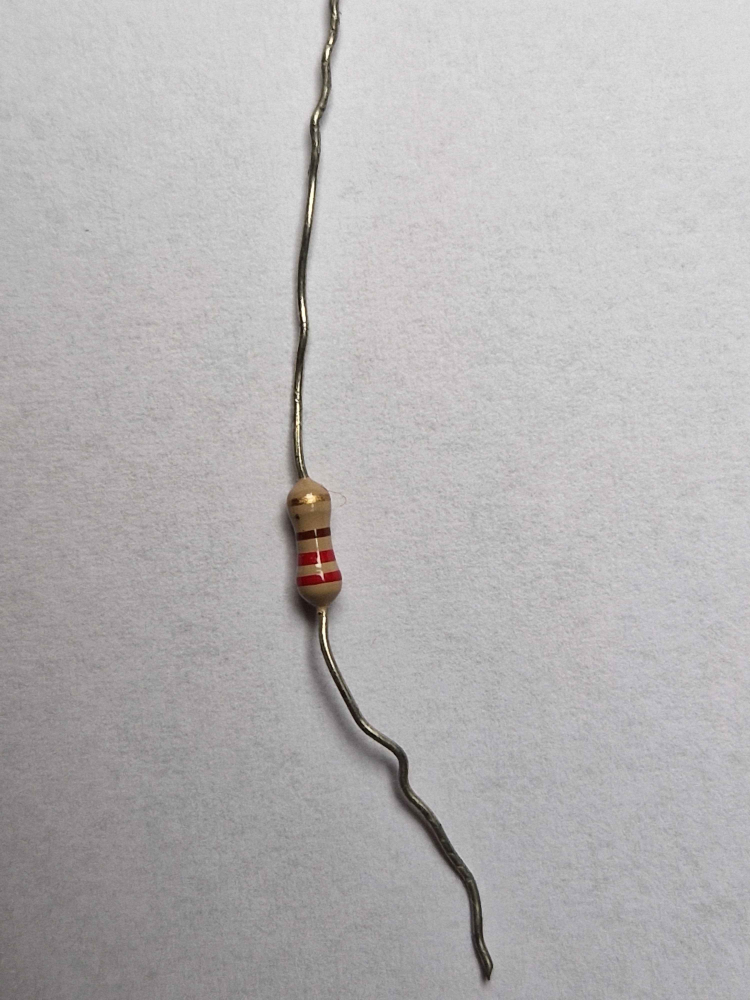
#> input picture resistance.jpg, 3000 x 4000 px (shown at 1/4 size)
$ python -i resistance_v14.py   (imports and definitions only)
#> lines starting #> are read from the running program, lines starting #| are printed output that depends on the picture; after the words box and inside, x2 and y2 are one past the last pixel; in counts of white or black regions, pixels touching at a corner belong together
#> further down, picture is the input picture: shape (4000, 3000, 3); mean B, G, R 180, 179.4, 181.5
#!/usr/bin/env python3
"""
=====================================================================
    ResistorReader V7 - Détection de couleur ULTRA-OPTIMISÉE
    Projet de Traitement de Signal - EPHEC 2025

    Auteur: Noah R.
=====================================================================

CORRECTIONS V7:
- ROUGE vs VIOLET: Rouge rosé (H > 160) maintenant correctement détecté
- JAUNE vs OR: Jaune (S > 150, V > 180) vs Or (S < 150)
- MARRON vs OR: Marron (V < 130, S > 100) vs Or (V > 120)
- NOIR vs VERT: Noir (V < 70) détecté en priorité

ORDRE DE PRIORITÉ:
1. NOIR (V < 70) - en premier!
2. BLANC (S < 35, V > 200)
3. ROUGE (H < 12 ou H > 160, S > 100, V > 100)
4. JAUNE (H 20-50, S > 150, V > 180) - avant OR!
5. ORANGE (H 8-25, S > 150, V > 160)
6. MARRON (H 8-28, S > 80, V 60-150) - avant OR!
7. OR (H 12-38, S 40-150, V > 120)
8. VERT, BLEU, VIOLET, etc.

=====================================================================
"""

import cv2
import numpy as np
from typing import List, Tuple, Optional, Dict
import sys
import glob

# =============================================================================
# CONFIGURATION
# =============================================================================

MULTIPLIERS = {
    0: 1, 1: 10, 2: 100, 3: 1000, 4: 10000,
    5: 100000, 6: 1000000, 7: 10000000, 8: 100000000, 9: 1000000000,
    -1: 0.1, -2: 0.01
}

TOLERANCES = {
    1: '±1%', 2: '±2%', 5: '±0.5%', 6: '±0.25%',
    7: '±0.1%', 8: '±0.05%', -1: '±5%', -2: '±10%'
}

COLOR_VALUES = {
    'noir': 0, 'marron': 1, 'rouge': 2, 'orange': 3, 'jaune': 4,
    'vert': 5, 'bleu': 6, 'violet': 7, 'gris': 8, 'blanc': 9,
    'or': -1, 'argent': -2
}

COLOR_DISPLAY = {
    'noir': (0, 0, 0),
    'marron': (0, 51, 102),
    'rouge': (0, 0, 255),
    'orange': (0, 128, 255),
    'jaune': (0, 255, 255),
    'vert': (0, 255, 0),
    'bleu': (255, 0, 0),
    'violet': (255, 0, 127),
    'gris': (128, 128, 128),
    'blanc': (255, 255, 255),
    'or': (0, 215, 255),
    'argent': (192, 192, 192),
}

# Plages pour la DÉTECTION des contours (larges)
DETECTION_RANGES = {
    'noir': [(0, 0, 0), (180, 255, 80)],
    'marron': [(5, 60, 40), (28, 255, 180)],
    'rouge': [(0, 80, 70), (12, 255, 255)],
    'rouge2': [(160, 80, 70), (180, 255, 255)],
    'orange': [(8, 120, 140), (25, 255, 255)],
    'jaune': [(20, 100, 150), (50, 255, 255)],
    'vert': [(35, 40, 40), (95, 255, 255)],
    'bleu': [(85, 40, 40), (135, 255, 255)],
    'violet': [(125, 25, 40), (165, 255, 255)],
    'gris': [(0, 0, 50), (180, 60, 200)],
    'blanc': [(0, 0, 180), (180, 50, 255)],
    'or': [(12, 30, 90), (40, 200, 250)],
    'argent': [(0, 0, 140), (180, 50, 250)],
}


# =============================================================================
# IDENTIFICATION DES COULEURS - V7 ULTRA-OPTIMISÉE
# =============================================================================

# [123 lines left out: function identify_color_v7, not called in this run]


# =============================================================================
# DÉTECTION DES BANDES PAR CONTOURS
# =============================================================================

def find_contours_for_color(hsv: np.ndarray, thresh: np.ndarray,
                            color_name: str, ranges: list,
                            min_area: int = 50) -> List[Dict]:
    """Trouve les contours pour une couleur donnée."""
    low, high = ranges
    mask = cv2.inRange(hsv, np.array(low), np.array(high))
    mask = cv2.bitwise_and(mask, thresh)

    kernel = cv2.getStructuringElement(cv2.MORPH_RECT, (3, 3))
    mask = cv2.morphologyEx(mask, cv2.MORPH_CLOSE, kernel, iterations=2)
    mask = cv2.morphologyEx(mask, cv2.MORPH_OPEN, kernel, iterations=1)

    contours, _ = cv2.findContours(mask, cv2.RETR_EXTERNAL, cv2.CHAIN_APPROX_SIMPLE)

    valid = []
    for contour in contours:
        area = cv2.contourArea(contour)
        if area < min_area:
            continue

        x, y, w, h = cv2.boundingRect(contour)
        if h == 0:
            continue

        ratio = w / h
        if ratio > 1.2:  # Bande = plus haute que large
            continue

        M = cv2.moments(contour)
        if M["m00"] > 0:
            cx = int(M["m10"] / M["m00"])
            cy = int(M["m01"] / M["m00"])
        else:
            cx, cy = x + w // 2, y + h // 2

        valid.append({
            'contour': contour,
            'x': cx, 'y': cy,
            'area': area,
            'bbox': (x, y, w, h)
        })

    return valid


def find_bands(image: np.ndarray, min_area: int = 80) -> List[Dict]:
    """Trouve les bandes de couleur sur la résistance."""
#> called with min_area = 80
    filtered = cv2.bilateralFilter(image, 9, 75, 75)
    hsv = cv2.cvtColor(filtered, cv2.COLOR_BGR2HSV)
#> hsv: shape (4000, 3000, 3); mean H, S, V 60.2, 5, 181.9
    gray = cv2.cvtColor(filtered, cv2.COLOR_BGR2GRAY)

    thresh = cv2.adaptiveThreshold(
        gray, 255, cv2.ADAPTIVE_THRESH_GAUSSIAN_C,
        cv2.THRESH_BINARY, 31, 5
    )
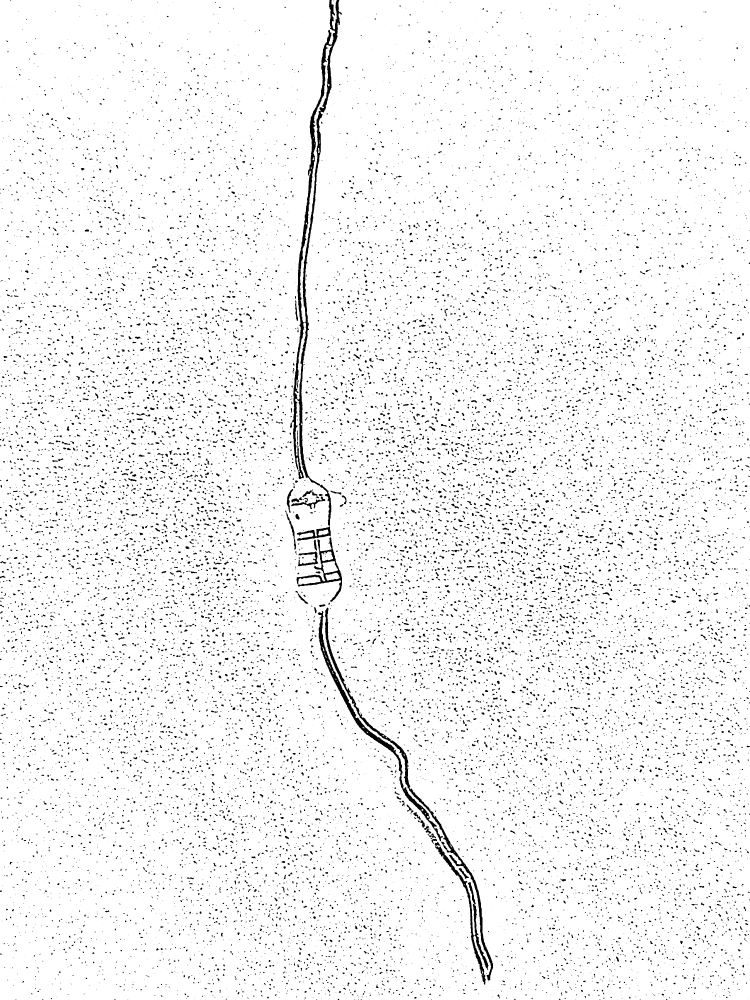
#> thresh: shape (4000, 3000) (shown at 1/4 size); 95.7% white; 19789 black regions (11948 under 20 px), largest, box (x1, y1, x2, y2) and area: (1160, 0, 1368, 2163) 46011, (1300, 2431, 1972, 3922) 18217, (1272, 2444, 1772, 3365) 15103
    thresh = cv2.bitwise_not(thresh)
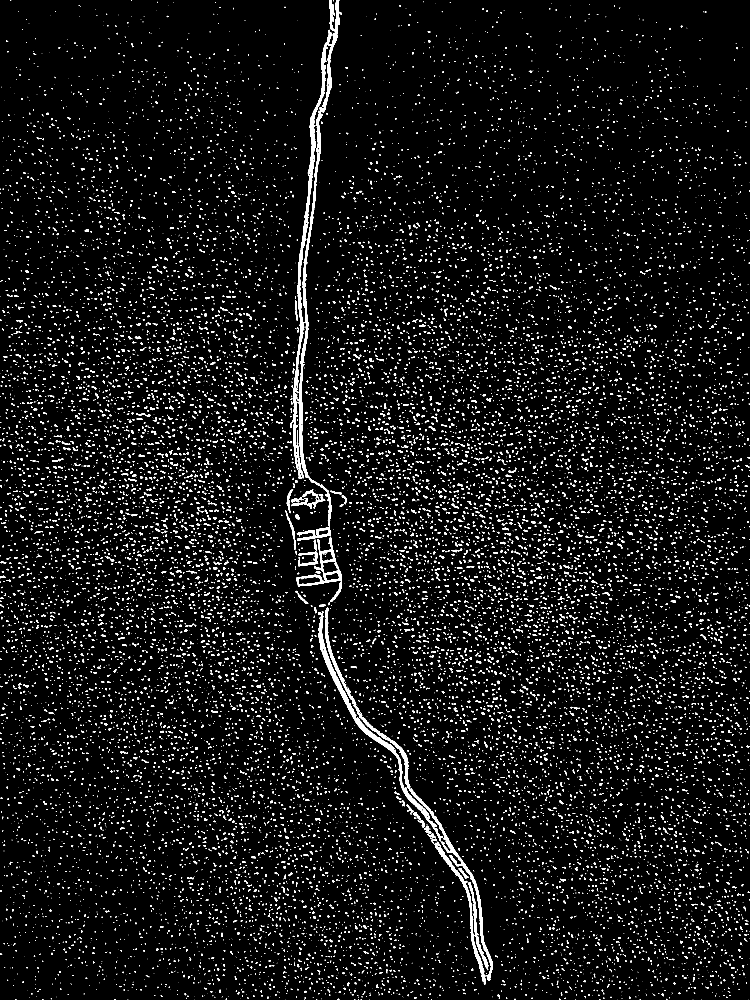
#> thresh: shape (4000, 3000) (shown at 1/4 size); 4.3% white; 19789 white regions (11948 under 20 px), largest, box (x1, y1, x2, y2) and area: (1160, 0, 1368, 2163) 46011, (1300, 2431, 1972, 3922) 18217, (1272, 2444, 1772, 3365) 15103

    kernel = cv2.getStructuringElement(cv2.MORPH_RECT, (5, 5))
    thresh = cv2.morphologyEx(thresh, cv2.MORPH_CLOSE, kernel, iterations=3)
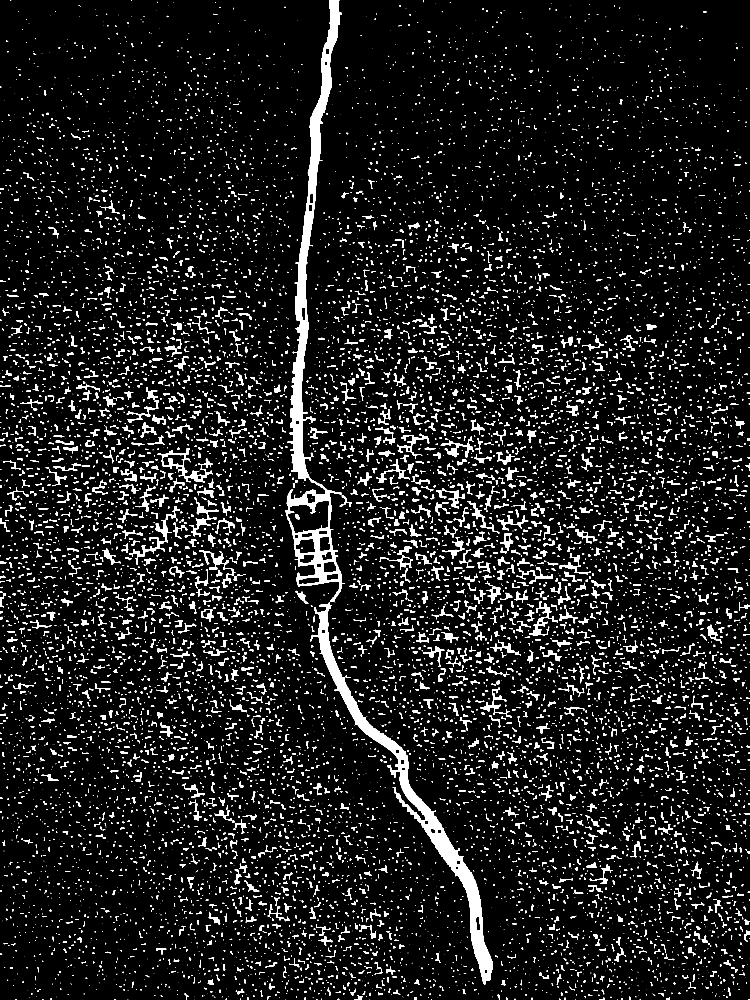
#> thresh: shape (4000, 3000) (shown at 1/4 size); 6.9% white; 12521 white regions (6260 under 20 px), largest, box (x1, y1, x2, y2) and area: (1141, 0, 1380, 2407) 94953, (1240, 2410, 1972, 3938) 73525, (629, 1795, 852, 1930) 5519

    all_bands = []

    for color_name, ranges in DETECTION_RANGES.items():
        if color_name == 'rouge2':
            continue

        contours = find_contours_for_color(hsv, thresh, color_name, ranges, min_area)

        if color_name == 'rouge':
            contours2 = find_contours_for_color(hsv, thresh, 'rouge', DETECTION_RANGES['rouge2'], min_area)
            contours.extend(contours2)

        all_bands.extend(contours)
#> this loop made 13 passes
#> pass 1, in find_contours_for_color, `mask = cv2.inRange(hsv, np.array(low), np.array(high))`:
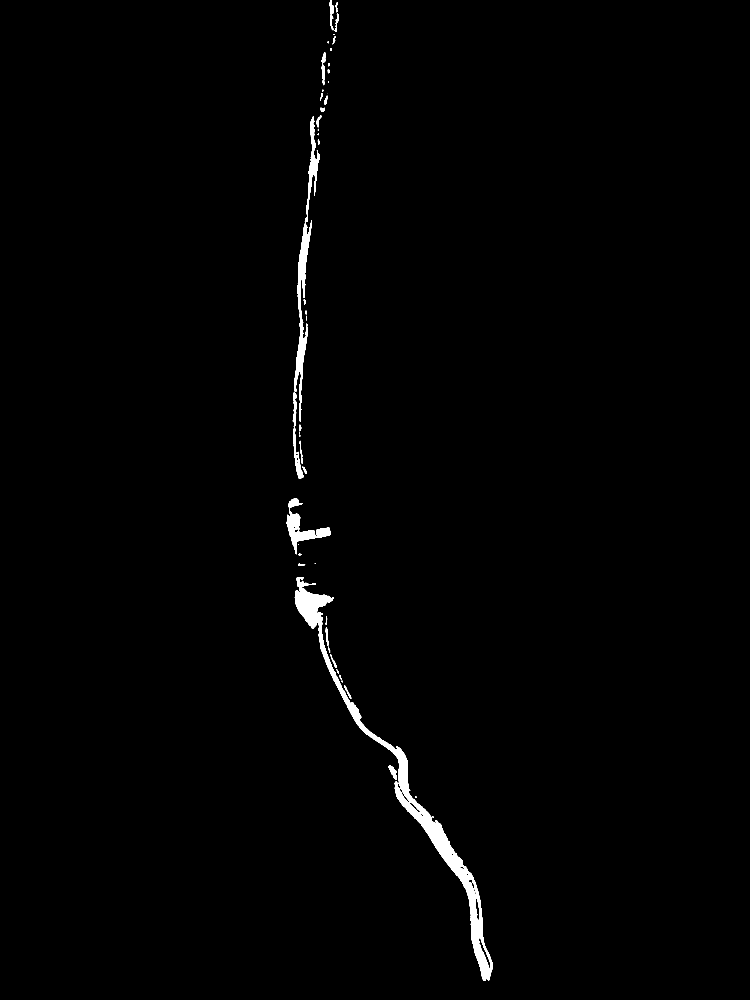
#> mask: shape (4000, 3000) (shown at 1/4 size); 0.94% white; 49 white regions (12 under 20 px), largest, box (x1, y1, x2, y2) and area: (1179, 2308, 1972, 3924) 70118, (1176, 464, 1277, 1688) 21035, (1146, 1994, 1322, 2217) 10183
#> pass 1, in find_contours_for_color, `mask = cv2.bitwise_and(mask, thresh)`:
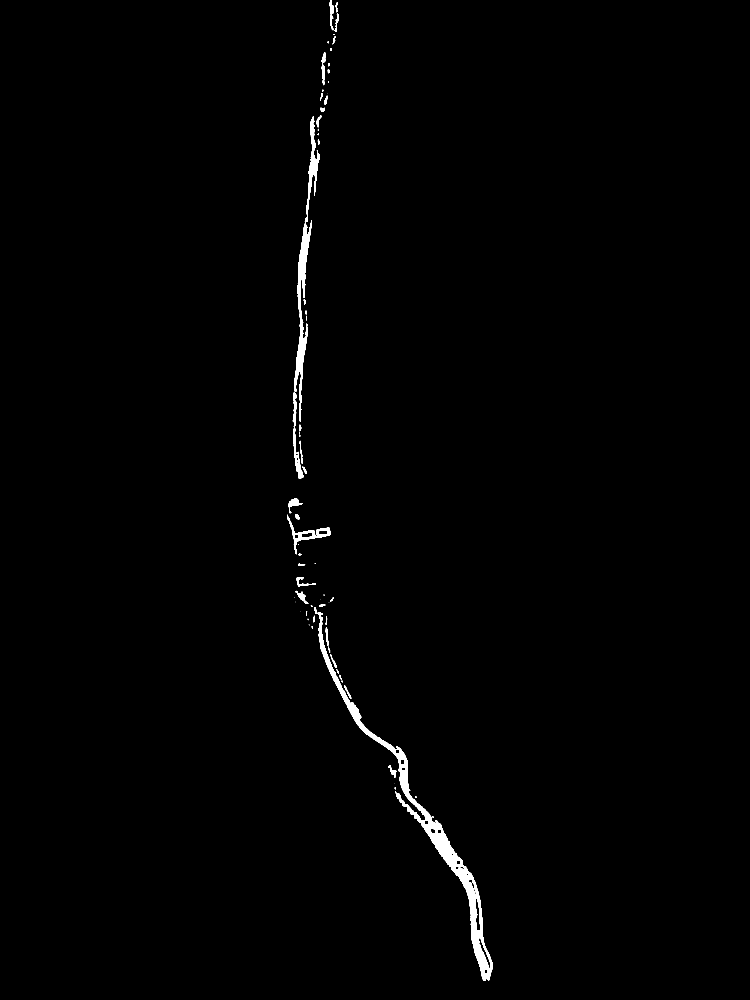
#> mask: shape (4000, 3000) (shown at 1/4 size); 0.75% white; 69 white regions (21 under 20 px), largest, box (x1, y1, x2, y2) and area: (1256, 2429, 1972, 3924) 50460, (1176, 464, 1277, 1688) 21021, (1148, 2059, 1322, 2217) 4090
#> after the loop, all_bands = 1850 items

    all_bands.sort(key=lambda b: b['x'])

    # Éliminer les doublons
    filtered_bands = []
    for band in all_bands:
        is_duplicate = False
        idx_to_remove = -1

        for idx, existing in enumerate(filtered_bands):
            if abs(band['x'] - existing['x']) < 20:
                if band['area'] > existing['area']:
                    idx_to_remove = idx
                else:
                    is_duplicate = True
                break

        if idx_to_remove >= 0:
            filtered_bands.pop(idx_to_remove)
            filtered_bands.append(band)
        elif not is_duplicate:
            filtered_bands.append(band)
#> this loop made 1850 passes
#> after the loop, filtered_bands = 85 items

    filtered_bands.sort(key=lambda b: b['x'])
    return filtered_bands


# [243 lines left out: functions identify_bands, calculate_resistance, draw_bands, select_roi, process_image, main, not called in this run]


# [2 lines not run here, left out]

>>> import cv2
>>> picture = cv2.imread('resistance.jpg')
>>> result = find_bands(picture)
#> result = 85 items
